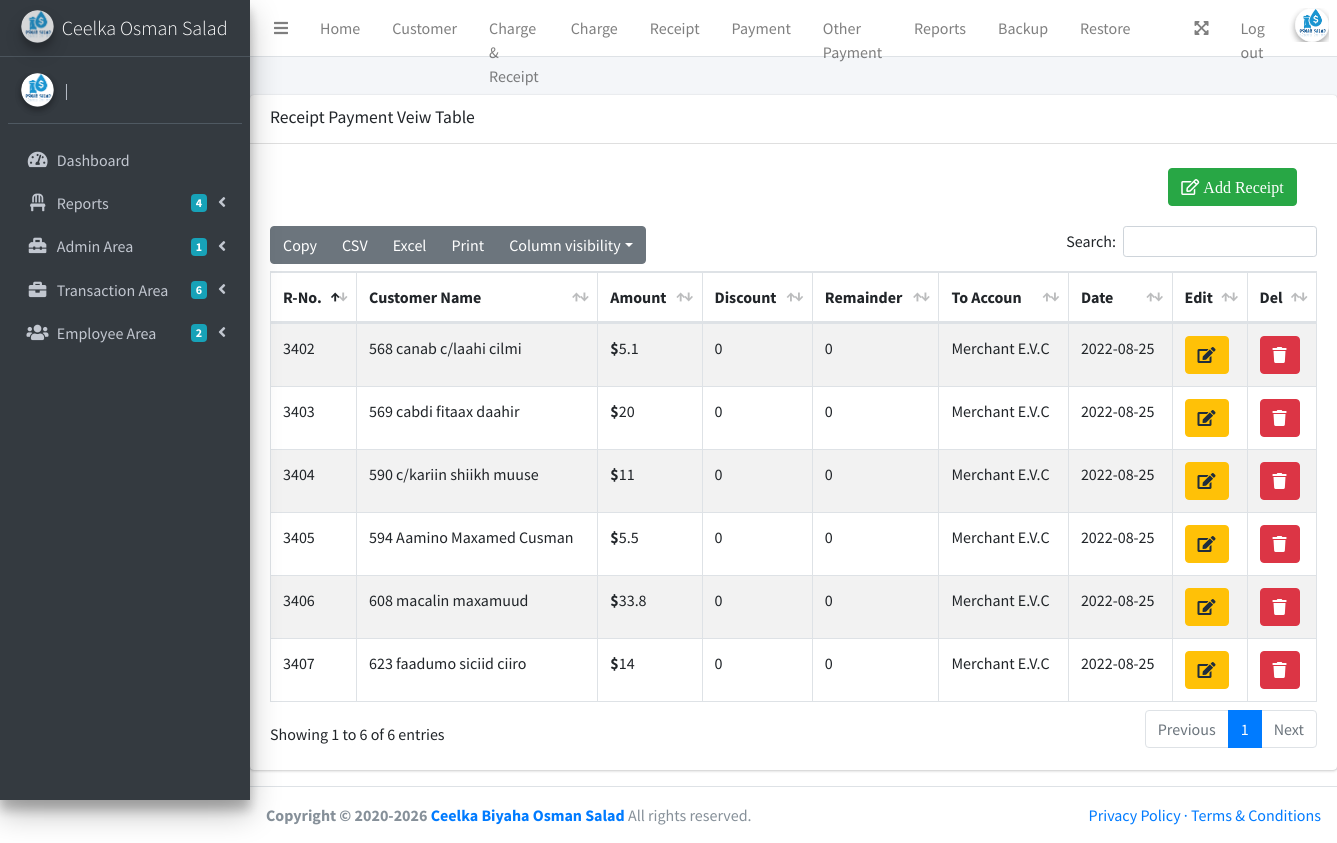
Page /VeiwReceive.php on the committed database.
### tables this page shows
CREATE TABLE `receipt` (
  `rv_id` int(11) NOT NULL AUTO_INCREMENT,
  `cust_id` int(11) DEFAULT NULL,
  `amount` float DEFAULT NULL,
  `discount` float DEFAULT NULL,
  `remainder` float DEFAULT NULL,
  `to_acc` int(11) DEFAULT NULL,
  `month_date` date DEFAULT NULL,
  `user_id` int(11) DEFAULT NULL,
  PRIMARY KEY (`rv_id`),
  KEY `cust_id` (`cust_id`),
  KEY `acc_id` (`to_acc`),
  KEY `user_id` (`user_id`),
  CONSTRAINT `receipt_ibfk_1` FOREIGN KEY (`cust_id`) REFERENCES `customer` (`cust_id`),
  CONSTRAINT `receipt_ibfk_2` FOREIGN KEY (`to_acc`) REFERENCES `accoun` (`acc_id`),
  CONSTRAINT `receipt_ibfk_3` FOREIGN KEY (`user_id`) REFERENCES `users` (`user_id`)
);

CREATE TABLE `accoun` (
  `acc_id` int(11) NOT NULL AUTO_INCREMENT,
  `acc_no` int(11) NOT NULL,
  `acc_name` varchar(50) DEFAULT NULL,
  `acc_type` varchar(50) DEFAULT NULL,
  `balance` double DEFAULT NULL,
  `reg_date` date DEFAULT NULL,
  PRIMARY KEY (`acc_id`)
);

### VeiwReceive.php (shortened to what this page needs)
<?php
include("conn.php");
?>
<!DOCTYPE html>
<html lang="en">
<head>
 <?php include("libirary/head.php"); ?>
</head>
<body class="hold-transition sidebar-mini layout-fixed">
 <div class="wrapper">
  <?php include("libirary/navbar.php"); ?>
  <?php include("libirary/sidebar.php");  ?>
  <div class="content-wrapper">
    <div class="content-header">
    </div>
  <div class="card">
       <div class="card-header">
         <h3 class="card-title">Receipt Payment Veiw Table</h3>
         <br>
  </div>
    <div class="row md-2">
     <div class="col-md-10"></div>
     <div class="col-md-2">
      <br>
      <button type="button" id="customer" class="btn btn-success fas fa-edit" data-toggle="modal" data-target="#insert_receive_modal">
       Add Receipt
      </button>
     </div>
    </div>
   <div class="card-body">
     <table id="example1" class="table table-bordered table-striped">
                  <thead>
                  <tr>
                    <th>R-No.</th>
                    <th>Customer Name</th>
                    <th>Amount</th>
                    <th>Discount</th>
                    <th>Remainder</th>
                    <th>To Accoun</th>
                    <th>Date</th>
                    <th>Edit</th>
                    <th>Del</th>
                  </tr>
                  </thead>
                  <tbody>
                  <tr>
                    <?php
                    $soo_daabac = mysqli_query($conn, "SELECT r.rv_id,concat(c.cust_id,' ',c.CustomerName),r.amount,r.discount,r.remainder,a.acc_name,r.month_date FROM receipt r JOIN customer c ON r.cust_id=c.cust_id JOIN accoun a ON a.acc_id=r.to_acc ORDER BY r.rv_id DESC LIMIT 6 ");
                    while ($res = mysqli_fetch_array($soo_daabac)) { ?>
                    <td><?php echo $res[0];  ?></td>
                    <td><?php echo $res[1];  ?></td>
                    <td><b>$</b><?php echo $res[2];  ?></td>
                    <td><?php echo $res[3];  ?></td>
                    <td><?php echo $res[4];  ?></td>
                    <td><?php echo $res[5];  ?></td>
                    <td><?php echo $res[6];  ?></td>
                    <td>
                     <button type="button" alt="<?php echo $res['rv_id'];  ?>" class="btn btn-warning getedit" ><i class="fas fa-edit"></i></button>
                    </td>
                    <td>
                      <a href="VeiwReceive.php?idd=<?php echo $res['rv_id']; ?>" onclick='return confirm("Matireysa Xogtaan ?")' class="btn btn-danger"><i class="fas fa-trash"></i></a>
                    </td>
                  </tr>
                   <?php
                     }
                    ?>
                  </tbody>
                </table>
   </div>
  </div>
  </div>
  </div>
 <?php include("libirary/footer.php"); ?>
</body>
</html>

### rows in the picture
receipt: rv_id "3407", res "623 faadumo siciid ciiro", amount "14", discount "0", remainder "0", to_acc.acc_name "Merchant E.V.C", month_date "2022-08-25"
receipt: rv_id "3406", res "608 macalin maxamuud", amount "33.8", discount "0", remainder "0", to_acc.acc_name "Merchant E.V.C", month_date "2022-08-25"
receipt: rv_id "3405", res "594 Aamino Maxamed Cusman", amount "5.5", discount "0", remainder "0", to_acc.acc_name "Merchant E.V.C", month_date "2022-08-25"
receipt: rv_id "3404", res "590 c/kariin shiikh muuse", amount "11", discount "0", remainder "0", to_acc.acc_name "Merchant E.V.C", month_date "2022-08-25"
receipt: rv_id "3403", res "569 cabdi fitaax daahir", amount "20", discount "0", remainder "0", to_acc.acc_name "Merchant E.V.C", month_date "2022-08-25"
receipt: rv_id "3402", res "568 canab c/laahi cilmi", amount "5.1", discount "0", remainder "0", to_acc.acc_name "Merchant E.V.C", month_date "2022-08-25"
